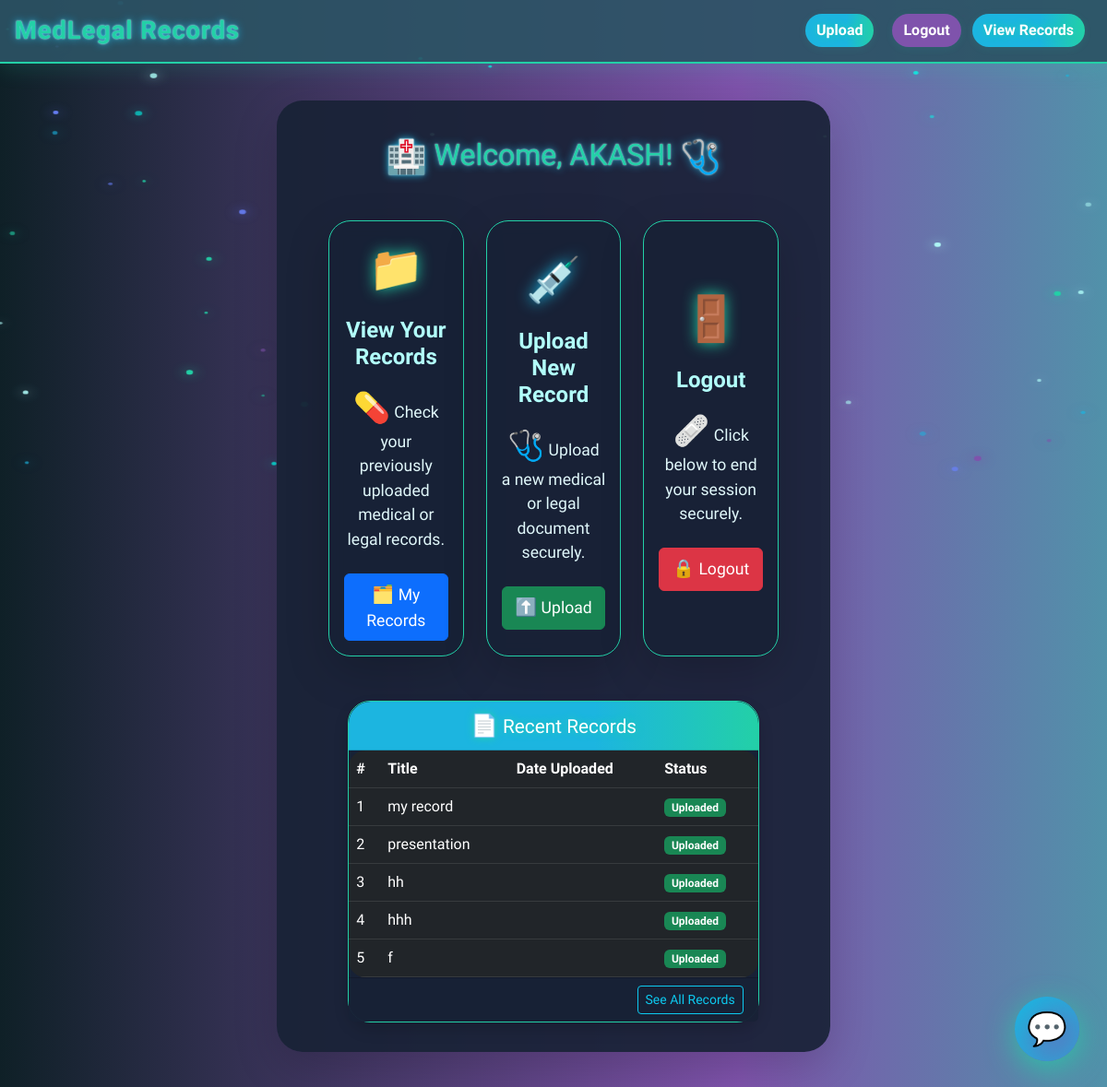
Screenshot of /core/dashboard/ (signed in) with the database file from the repository.
### core/models.py (models this page shows, shortened)
class Record(models.Model):
    user = models.ForeignKey(User, on_delete=models.CASCADE)
    title = models.CharField(max_length=255)
    file = models.FileField(upload_to='uploads/')
    uploaded_at = models.DateTimeField(auto_now_add=True)

### core/views.py (the view)
# urls.py: path('dashboard/', views.dashboard, name='dashboard'),
@login_required
def dashboard(request):
    records = Record.objects.filter(user=request.user)
    return render(request, 'dashboard.html', {'records': records})

### core/templates/dashboard.html
{% extends 'base.html' %}
{% block content %}
<div class="container-fluid px-2 px-md-4" style="max-width: 1400px;">
    <h2 class="text-center mb-5" style="color:#23d0a7; text-shadow:0 0 8px #1cb5e0,0 0 2px #fff;">
        <span style="font-size:2.2rem;vertical-align:middle;">🏥</span>
        Welcome, {{ user.username }}!
        <span style="font-size:2.2rem;vertical-align:middle;">🩺</span>
    </h2>
    <div class="row g-4 justify-content-center">
        <div class="col-12 col-md-6 col-lg-4">
            <div class="card glass-card shadow-lg h-100 text-center">
                <div class="card-body d-flex flex-column align-items-center justify-content-center">
                    <div style="font-size:3rem; margin-bottom: 1rem; color:#1cb5e0; text-shadow:0 0 16px #23d0a7;">📁</div>
                    <h4 class="mb-3" style="color:#b2fefa; font-weight:700;">View Your Records</h4>
                    <p class="mb-4" style="color:#e0f7fa; font-size:1.1rem;">
                        <span style="font-size:2rem;">💊</span>
                        Check your previously uploaded medical or legal records.
                    </p>
                    <a href="{% url 'records' %}" class="btn btn-primary w-100 py-2" style="font-size:1.1rem;">
                        <span style="font-size:1.2rem;">🗂️</span> My Records
                    </a>
                </div>
            </div>
        </div>
        <div class="col-12 col-md-6 col-lg-4">
            <div class="card glass-card shadow-lg h-100 text-center">
                <div class="card-body d-flex flex-column align-items-center justify-content-center">
                    <div style="font-size:3rem; margin-bottom: 1rem; color:#23d0a7; text-shadow:0 0 16px #1cb5e0;">💉</div>
                    <h4 class="mb-3" style="color:#b2fefa; font-weight:700;">Upload New Record</h4>
                    <p class="mb-4" style="color:#e0f7fa; font-size:1.1rem;">
                        <span style="font-size:2rem;">🩺</span>
                        Upload a new medical or legal document securely.
                    </p>
                    <a href="{% url 'upload' %}" class="btn btn-success w-100 py-2" style="font-size:1.1rem;">
                        <span style="font-size:1.2rem;">⬆️</span> Upload
                    </a>
                </div>
            </div>
        </div>
        <div class="col-12 col-md-6 col-lg-4">
            <div class="card glass-card shadow-lg h-100 text-center">
                <div class="card-body d-flex flex-column align-items-center justify-content-center">
                    <div style="font-size:3rem; margin-bottom: 1rem; color:#7f53ac; text-shadow:0 0 16px #23d0a7;">🚪</div>
                    <h4 class="mb-3" style="color:#b2fefa; font-weight:700;">Logout</h4>
                    <p class="mb-4" style="color:#e0f7fa; font-size:1.1rem;">
                        <span style="font-size:2rem;">🩹</span>
                        Click below to end your session securely.
                    </p>
                    <a href="{% url 'logout' %}" class="btn btn-danger w-100 py-2" style="font-size:1.1rem;">
                        <span style="font-size:1.2rem;">🔒</span> Logout
                    </a>
                </div>
            </div>
        </div>
    </div>
    {% if records %}
    <div class="row mt-5 justify-content-center">
        <div class="col-12 col-lg-11">
            <div class="card glass-card shadow">
                <div class="card-header text-center" style="font-size:1.3rem;">
                    <span style="font-size:1.5rem;">📄</span> Recent Records
                </div>
                <div class="card-body p-0">
                    <div class="table-responsive">
                        <table class="table table-dark table-hover mb-0 align-middle" style="border-radius:18px;overflow:hidden;">
                            <thead>
                                <tr>
                                    <th>#</th>
                                    <th>Title</th>
                                    <th>Date Uploaded</th>
                                    <th>Status</th>
                                </tr>
                            </thead>
                            <tbody>
                                {% for record in records|slice:":5" %}
                                <tr>
                                    <td>{{ forloop.counter }}</td>
                                    <td>{{ record.title }}</td>
                                    <td>{{ record.created_at|date:"M d, Y H:i" }}</td>
                                    <td>
                                        <span class="badge bg-success">Uploaded</span>
                                    </td>
                                </tr>
                                {% empty %}
                                <tr>
                                    <td colspan="4" class="text-center">No records found.</td>
                                </tr>
                                {% endfor %}
                            </tbody>
                        </table>
                    </div>
                </div>
                <div class="card-footer text-end">
                    <a href="{% url 'records' %}" class="btn btn-outline-info btn-sm">See All Records</a>
                </div>
            </div>
        </div>
    </div>
    {% endif %}
</div>
{% endblock %}

### core/templates/base.html (style rules this page uses)
body { min-height: 100vh; margin: 0; font-family: 'Montserrat', Arial, sans-serif; background: linear-gradient(270deg, #0f2027, #2c5364, #1cb5e0, #6a82fb, #23d0a7, #7f53ac, #0f2027); background-size: 400% 400%; animation: gradientBG 18s ease-in-out infinite; color: #e0f7fa; overflow-x: hidden; }
.glass-card { background: rgba(24,34,54,0.97) !important; backdrop-filter: blur(8px); border-radius: 24px; border: 1.5px solid #23d0a7; }
.card-header { background: linear-gradient(90deg, #1cb5e0 60%, #23d0a7 100%) !important; color: #fff !important; border-top-left-radius: 24px !important; border-top-right-radius: 24px !important; text-shadow: 0 0 8px #23d0a7; }
.card-footer { background: rgba(24,34,54,0.97) !important; }

### rows the page displays
Record: title "my record"
Record: title "presentation"
Record: title "hh"
Record: title "hhh"
Record: title "f"

### other values shown
{{ user.username }} "AKASH"
